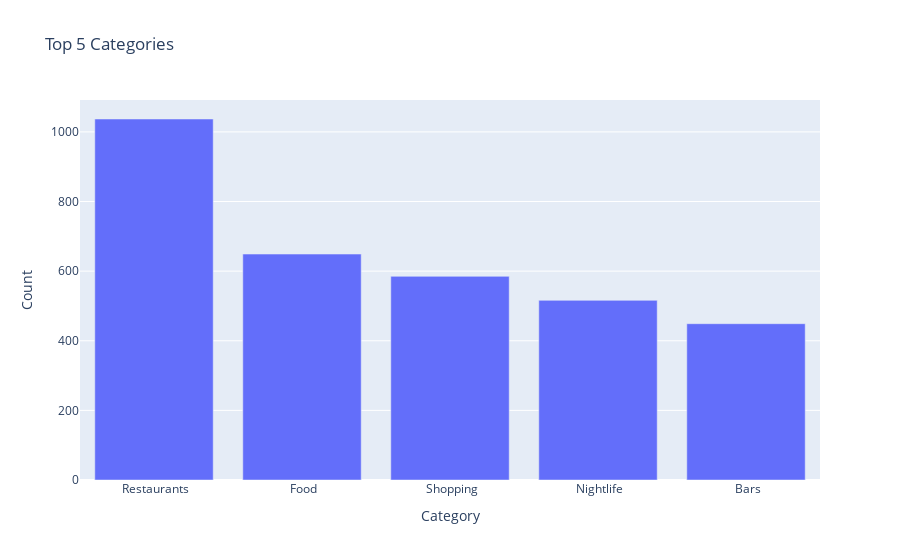

This figure's notebook cell:
### Code cell
# top 5 categories
df_businesses['categories'] = df_businesses['categories'].fillna('')
categories = df_businesses['categories'].apply(lambda x: x.split(','))
categories = categories.explode()
categories = categories.value_counts()
categories = categories[:5]

fig = go.Figure(go.Bar(
    x=categories.index,
    y=categories.values
))

fig.update_layout(
    title="Top 5 Categories",
    xaxis_title="Category",
    yaxis_title="Count"
)

fig.show()

### Figure 1 — Plotly figure (JSON) as saved in the notebook; plotly's stock layout.template omitted (floating-point values rounded to 4 significant figures)
{"data": [{"type": "bar", "x": [" Restaurants", " Food", " Shopping", " Nightlife", " Bars"], "y": [1037, 649, 585, 516, 449]}], "layout": {"title": {"text": "Top 5 Categories"}, "xaxis": {"title": {"text": "Category"}}, "yaxis": {"title": {"text": "Count"}}}}
